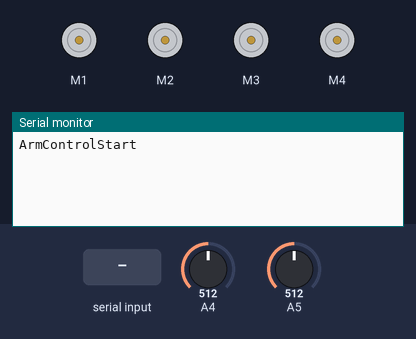
A sketch run on a simulated Arduino Uno, built with avr-gcc and run on an emulated ATmega328P. On the bench: 4 × DC motor (green arrow = forward, orange = backward, longer = faster), the last lines printed to the serial monitor. Inputs (shaded band) come from the test bench; at power-on: A4 = 512, A5 = 512.

Above: at 1.2 s.
1.3 s: "_" received over Serial
At 2.2 s:
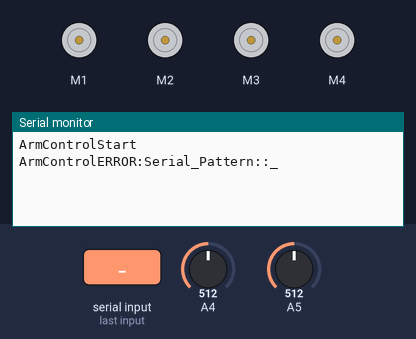
2.8 s: "90,45\n" received over Serial
At 3.6 s:
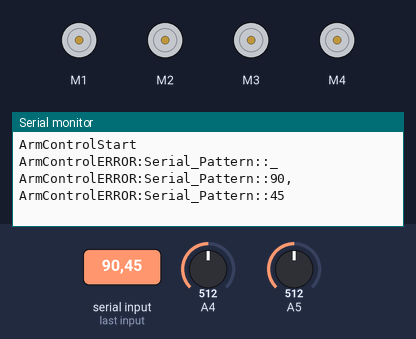
4.3 s: "B90\n" received over Serial
At 5.8 s:
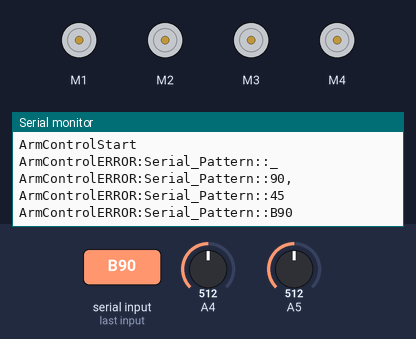

Measured:
- after the input at 1.3 s, the serial monitor: prints a new line at once (image 1)
- after the input at 2.8 s, the serial monitor: prints a new line at once (image 2)
- after the input at 4.3 s, the serial monitor: prints a new line at once (image 3)

The sketch:

ArmControl.ino
```cpp
#include <AFMotor.h>
boolean NewSerial=false;
String inString = "";
String inStringRaw = "";
int Duration=0;
int DataRecievedState=0;

int MotorSpeeds[4] = {0,0,0,0}; // Note Motor0 is the Hand

int PressureSensorReading = 0;
int OptoCplSensorReading = 0;

AF_DCMotor motor0(1);
AF_DCMotor motor1(2);
AF_DCMotor motor2(3);
AF_DCMotor motor3(4);

///////////////////////////////////////////////////////////////////////////////////////////////////////////////////////////////////////
void setup() {
    Serial.begin(9600);
    Serial.println("ArmControlStart\n");
    // turn on motor
    RunMotors(0,0,0,0,0); // needed??
}
///////////////////////////////////////////////////////////////////////////////////////////////////////////////////////////////////////
void loop() {
    PressureSensorReading = analogRead(A5);
    OptoCplSensorReading = analogRead(A4);
    if (NewSerial) {
        NewSerial = false;
        RunMotors(MotorSpeeds[0],MotorSpeeds[1],MotorSpeeds[2],MotorSpeeds[3],Duration);
        if(MotorSpeeds[0] != 0) {
            Serial.print(PressureSensorReading);
            Serial.print("_");
            Serial.println(OptoCplSensorReading);
        }
    }
}
///////////////////////////////////////////////////////////////////////////////////////////////////////////////////////////////////////
void RunMotors(int m0, int m1, int m2, int m3, int dur) {
    int dir_polarity_0,dir_polarity_1,dir_polarity_2,dir_polarity_3;

    dir_polarity_0 = (m0>0)? FORWARD : (m0<0)? BACKWARD : RELEASE;
    dir_polarity_1 = (m1>0)? FORWARD : (m1<0)? BACKWARD : RELEASE;
    dir_polarity_2 = (m2>0)? FORWARD : (m2<0)? BACKWARD : RELEASE;
    dir_polarity_3 = (m3>0)? FORWARD : (m3<0)? BACKWARD : RELEASE;

    motor0.setSpeed(abs(m0));
    motor1.setSpeed(abs(m1));
    motor2.setSpeed(abs(m2));
    motor3.setSpeed(abs(m3));

    motor0.run(dir_polarity_0);
    motor1.run(dir_polarity_1);
    motor2.run(dir_polarity_2);
    motor3.run(dir_polarity_3);

    delay(dur);

    motor0.run(RELEASE);
    motor1.run(RELEASE);
    motor2.run(RELEASE);
    motor3.run(RELEASE);
}
///////////////////////////////////////////////////////////////////////////////////////////////////////////////////////////////////////
void serialEvent() {
    int inChar;
    // Read serial input:
    inChar = Serial.read();
    inStringRaw += (char)inChar;
    // FSM
    if ((inChar == 'B')&&(DataRecievedState ==  0)) { // Begin
        DataRecievedState =  1;
    } else if ((inChar == '_')&&(DataRecievedState == 1)) { // Init for first int
        inString = ""; // Clear for int-str init
        DataRecievedState =  2;
    } else if ((inChar == 'E')&&(DataRecievedState == 7)) { // End
        NewSerial = true;
        inStringRaw = "";
        DataRecievedState = 0;
    } else {
        if ((isDigit(inChar))||(inChar == '-')) { // Valid int-char
            inString += (char)inChar;
        } else if ((inChar == '_')&&(inString.length() > 0)){ // int str terminator
            if(DataRecievedState == 6) Duration = inString.toInt();
            else                       MotorSpeeds[DataRecievedState-2] = inString.toInt();
            inString = ""; // For next use
            DataRecievedState =  DataRecievedState + 1;
        } else {
            Serial.println("ArmControlERROR:Serial_Pattern::" + inStringRaw);
            inStringRaw = "";
            DataRecievedState = 0;
        }
    }
}
///////////////////////////////////////////////////////////////////////////////////////////////////////////////////////////////////////
```
